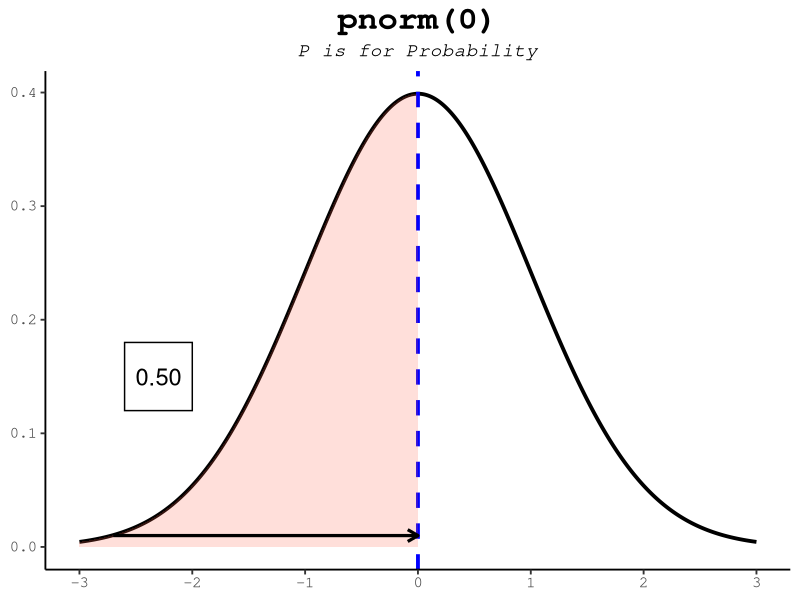
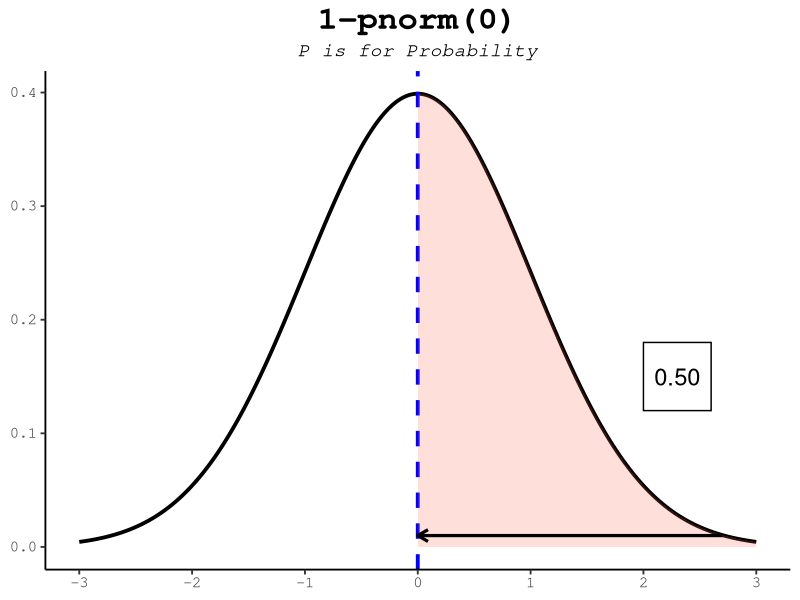
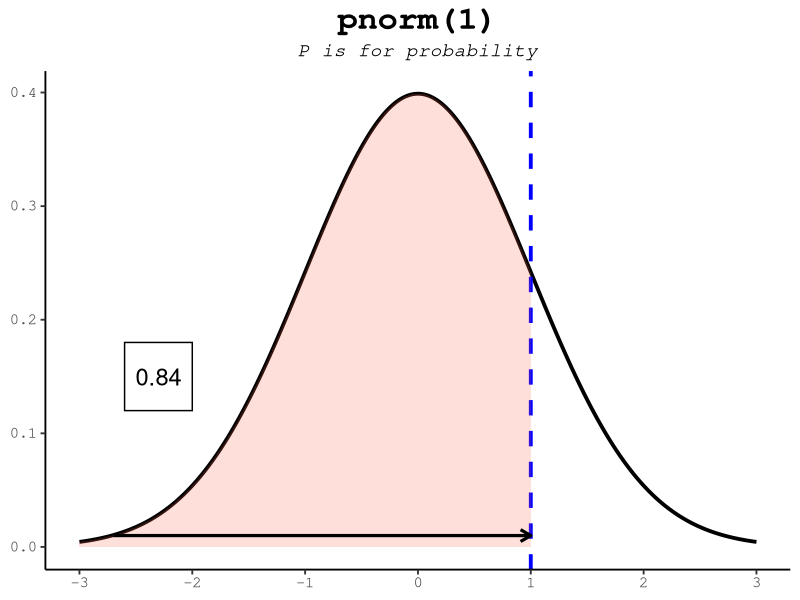
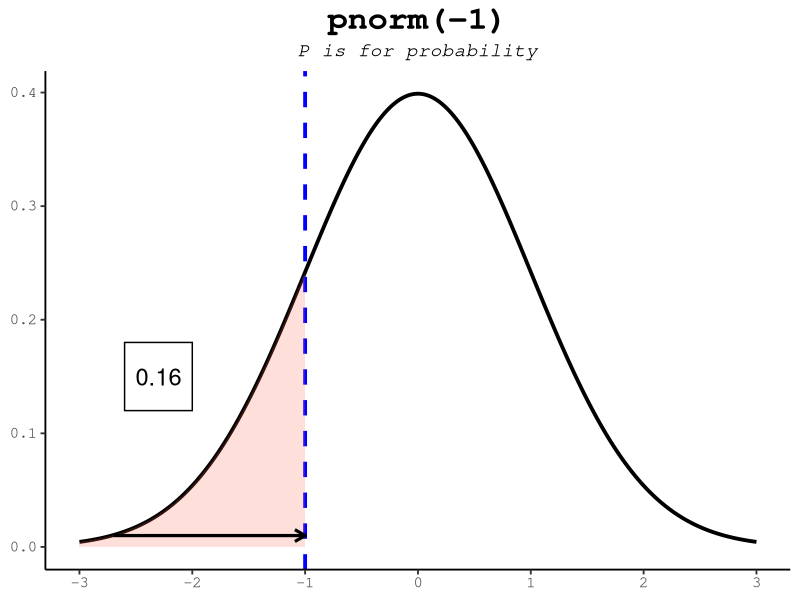
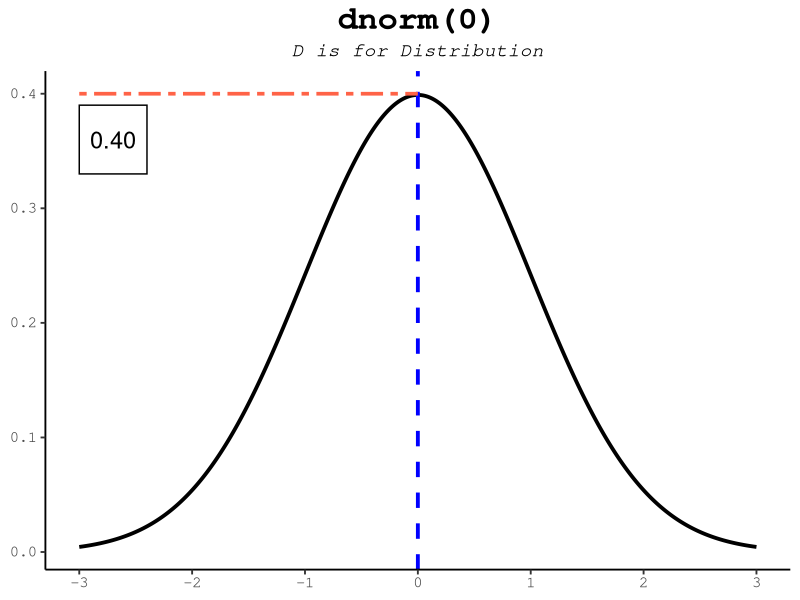
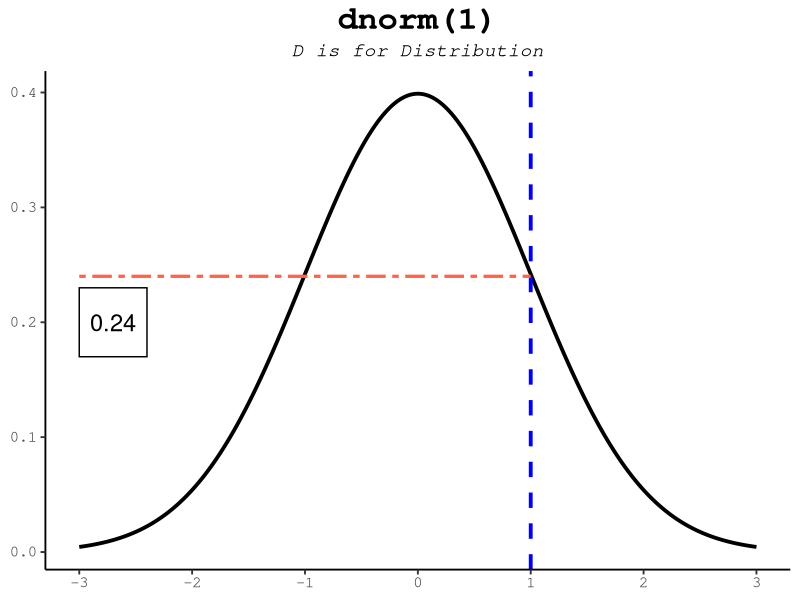
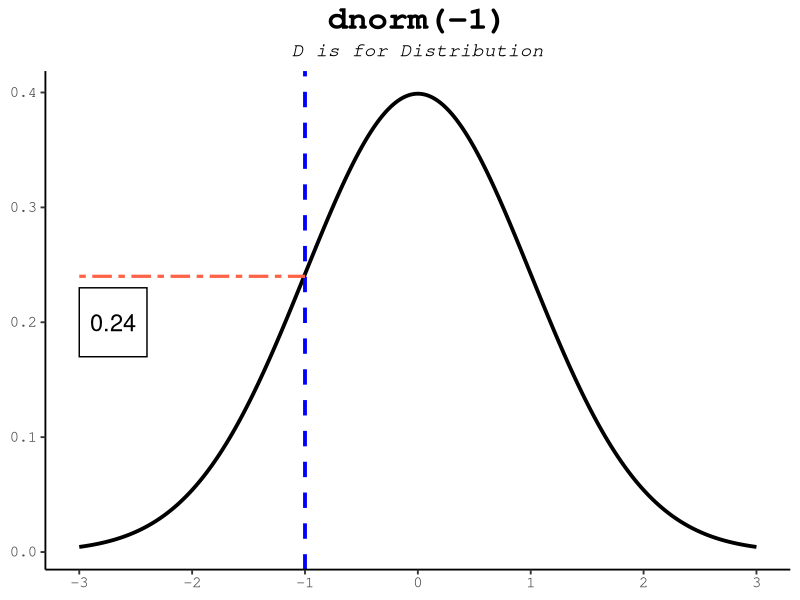
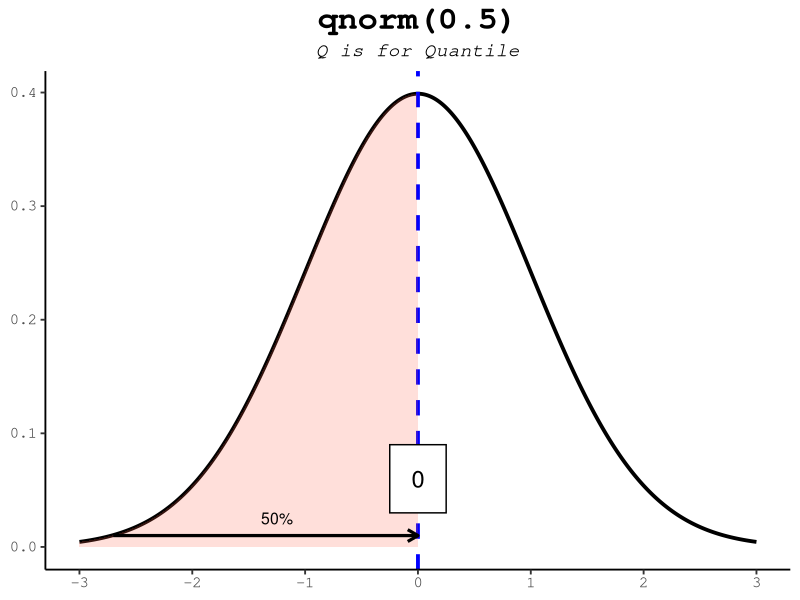

These charts were generated, in order, by the following R code:
## ---- chunk 1
knitr::opts_chunk$set(echo = TRUE, warning = FALSE, message = FALSE)
library(ggplot2)
## ---- chunk 2
# Prep the distribution data
x <- seq(-3, 3, 0.005)
y <- dnorm(x)
normal <- as.data.frame(cbind(x, y))
## ---- chunk 3
pnorm(0)    # half the distribution is below the mean
pnorm(1)    # ~84% is below one standard deviation above the mean
pnorm(-1)   # ~16% is below one standard deviation below it
## ---- chunk 4
# pnorm plot 1
# pnorm(0)
x2 <- c(x[1:600], rep(0,601))
y2 <- c(y[1:600], rep(0,601))

p <- ggplot(mapping = aes(x, y), data = normal) +
     geom_line(linewidth = 1.3) +
     geom_vline(xintercept = 0, color = "blue", linewidth = 1.3, linetype = 2) +
     scale_x_continuous(n.breaks = 7) +
     labs(title = "pnorm(0)", x = NULL, y = NULL, 
          subtitle = "P is for Probability") +
     geom_area(inherit.aes = F, mapping = aes(x=x2, y=y2), fill = "tomato", 
               alpha = 0.2) +
     annotate(geom = "rect", xmin = -2.6, xmax = -2, ymin = 0.12, ymax = 0.18,
              alpha = 1, fill = "white", color = "black") +
     annotate(geom = "text", label = "0.50", x = -2.3, y = 0.15, size = 6) +
     annotate(geom = "segment", x = -2.7, xend = 0, y = 0.01, yend = 0.01, 
              size = 1.1, arrow = arrow(length = unit(3, "mm"))) +
     theme_classic(base_size = 14, base_family = "Courier") +
     theme(plot.title = element_text(size = 24, face = "bold", hjust = 0.5)) +
     theme(plot.subtitle = element_text(face = "italic", hjust = 0.5))
## ---- chunk 5
# pnorm plot 1.2
# 1-pnorm(0)
x9 <- c(rep(0,600), x[601:1201])
y9 <- c(rep(0,600), y[601:1201])

p1 <- ggplot(mapping = aes(x, y), data = normal) +
     geom_line(linewidth = 1.3) +
     geom_vline(xintercept = 0, color = "blue", size = 1.3, linetype = 2) +
     scale_x_continuous(n.breaks = 7) +
     labs(title = "1-pnorm(0)", x = NULL, y = NULL, 
          subtitle = "P is for Probability") +
     geom_area(inherit.aes = F, mapping = aes(x=x9, y=y9), fill = "tomato", 
               alpha = 0.2) +
     annotate(geom = "rect", xmin = 2.6, xmax = 2, ymin = 0.12, ymax = 0.18,
              alpha = 1, fill = "white", color = "black") +
     annotate(geom = "text", label = "0.50", x = 2.3, y = 0.15, size = 6) +
     annotate(geom = "segment", x = 2.7, xend = 0, y = 0.01, yend = 0.01, 
              size = 1.1, arrow = arrow(length = unit(3, "mm"))) +
     theme_classic(base_size = 14, base_family = "Courier") +
     theme(plot.title = element_text(size = 24, face = "bold", hjust = 0.5)) +
     theme(plot.subtitle = element_text(face = "italic", hjust = 0.5))
## ---- chunk 6
# pnorm plot 2
# pnorm(1)
x3 <- c(x[1:801], rep(1,400))
y3 <- c(y[1:801], rep(0,400))

p2 <- ggplot(mapping = aes(x, y), data = normal) +
     geom_line(size = 1.3) +
     geom_vline(xintercept = 1, color = "blue", size = 1.3, linetype = 2) +
     scale_x_continuous(n.breaks = 7) +
     labs(title = "pnorm(1)", subtitle = "P is for probability", 
          x = NULL, y = NULL) +
     geom_area(inherit.aes = F, mapping = aes(x=x3, y=y3), fill = "tomato", 
               alpha = 0.2) +
     annotate(geom = "rect", xmin = -2.6, xmax = -2, ymin = 0.12, ymax = 0.18,
              alpha = 1, fill = "white", color = "black") +
     annotate(geom = "text", label = "0.84", x = -2.3, y = 0.15, size = 6) +
     annotate(geom = "segment", x = -2.7, xend = 1, y = 0.01, yend = 0.01, 
              size = 1.1, arrow = arrow(length = unit(3, "mm"))) +
     theme_classic(base_size = 14, base_family = "Courier") +
     theme(plot.title = element_text(size = 24, face = "bold", hjust = 0.5)) +
     theme(plot.subtitle = element_text(face = "italic", hjust = 0.5))
## ---- chunk 7
# pnorm plot 3
# pnorm(-1)
x4 <- c(x[1:401], rep(-1,800))
y4 <- c(y[1:401], rep(0,800))

p3 <- ggplot(mapping = aes(x, y), data = normal) +
     geom_line(size = 1.3) +
     geom_vline(xintercept = -1, color = "blue", size = 1.3, linetype = 2) +
     scale_x_continuous(n.breaks = 7) +
     labs(title = "pnorm(-1)", subtitle = "P is for probability", 
          x = NULL, y = NULL) +
     geom_area(inherit.aes = F, mapping = aes(x=x4, y=y4), fill = "tomato", 
               alpha = 0.2) +
     annotate(geom = "rect", xmin = -2.6, xmax = -2, ymin = 0.12, ymax = 0.18,
              alpha = 1, fill = "white", color = "black") +
     annotate(geom = "text", label = "0.16", x = -2.3, y = 0.15, size = 6) +
     annotate(geom = "segment", x = -2.7, xend = -1, y = 0.01, yend = 0.01, 
              size = 1.1, arrow = arrow(length = unit(3, "mm"))) +
     theme_classic(base_size = 14, base_family = "Courier") +
     theme(plot.title = element_text(size = 24, face = "bold", hjust = 0.5)) +
     theme(plot.subtitle = element_text(face = "italic", hjust = 0.5))
## ---- chunk 8
#| label: fig-pnorm
#| fig-cap: "The pnorm function takes a quantile (value on the x-axis) and returns the area under the curve to the left of that value."

print(p)
print(p1)
print(p2)
print(p3)
## ---- chunk 9
pnorm(1, lower.tail = FALSE)   # area to the RIGHT of 1
1 - pnorm(1)                   # exactly the same thing
## ---- chunk 10
dnorm(0)    # the peak of the standard normal
dnorm(1)    # lower, one SD out...
dnorm(-1)   # ...and the same height on the other side, by symmetry
## ---- chunk 11
# dnorm plot 1
# dnorm(0)

d1 <- ggplot(mapping = aes(x, y), data = normal) +
     geom_line(size = 1.3) +
     geom_vline(xintercept = 0, color = "blue", size = 1.3, linetype = 2) +
     scale_x_continuous(n.breaks = 7) +
     labs(title = "dnorm(0)", subtitle = "D is for Distribution", 
          x = NULL, y = NULL) +
     annotate(geom = "rect", xmin = -3, xmax = -2.4, ymin = 0.33, ymax = 0.39,
              alpha = 1, fill = "white", color = "black") +
     annotate(geom = "text", label = "0.40", x = -2.7, y = 0.36, size = 6) +
     annotate(geom = "segment", y = 0.4, yend = 0.4, x = -3, xend = 0, 
              color = "tomato", size = 1.25, linetype = 6) +
     theme_classic(base_size = 14, base_family = "Courier") +
     theme(plot.title = element_text(size = 24, face = "bold", hjust = 0.5)) +
     theme(plot.subtitle = element_text(face = "italic", hjust = 0.5))
## ---- chunk 12
# dnorm plot 2
# dnorm(1)

d2 <- ggplot(mapping = aes(x, y), data = normal) +
     geom_line(size = 1.3) +
     geom_vline(xintercept = 1, color = "blue", size = 1.3, linetype = 2) +
     scale_x_continuous(n.breaks = 7) +
     labs(title = "dnorm(1)", subtitle = "D is for Distribution", 
          x = NULL, y = NULL) +
     annotate(geom = "rect", xmin = -3, xmax = -2.4, ymin = 0.17, ymax = 0.23,
              alpha = 1, fill = "white", color = "black") +
     annotate(geom = "text", label = "0.24", x = -2.7, y = 0.2, size = 6) +
     annotate(geom = "segment", y = 0.24, yend = 0.24, x = -3, xend = 1, 
              color = "tomato", size = 1.1, linetype = 6) +
     theme_classic(base_size = 14, base_family = "Courier") +
     theme(plot.title = element_text(size = 24, face = "bold", hjust = 0.5),
           plot.subtitle = element_text(face = "italic", hjust = 0.5))
## ---- chunk 13
# dnorm plot 3
# dnorm(-1)

d3 <- ggplot(mapping = aes(x, y), data = normal) +
     geom_line(size = 1.3) +
     geom_vline(xintercept = -1, color = "blue", size = 1.3, linetype = 2) +
     scale_x_continuous(n.breaks = 7) +
     labs(title = "dnorm(-1)", subtitle = "D is for Distribution", 
          x = NULL, y = NULL) +
     annotate(geom = "rect", xmin = -3, xmax = -2.4, ymin = 0.17, ymax = 0.23,
              alpha = 1, fill = "white", color = "black") +
     annotate(geom = "text", label = "0.24", x = -2.7, y = 0.2, size = 6) +
     annotate(geom = "segment", y = 0.24, yend = 0.24, x = -3, xend = -1, 
              color = "tomato", size = 1.1, linetype = 6) +
     theme_classic(base_size = 14, base_family = "Courier") +
     theme(plot.title = element_text(size = 24, face = "bold", hjust = 0.5),
           plot.subtitle = element_text(face = "italic", hjust = 0.5))
## ---- chunk 14
#| label: fig-dnorm
#| fig-cap: "The `dnorm` function returns the height of the normal distribution at a given point."

print(d1)
print(d2)
print(d3)
## ---- chunk 15
qnorm(0.5)     # the median: half the area lies to its left
qnorm(0.25)    # the first quartile
qnorm(0.975)   # the value cutting off the top 2.5% — the famous 1.96
## ---- chunk 16
# qnorm plot 1
# qnorm(0.5)

q1 <- ggplot(mapping = aes(x, y), data = normal) +
     geom_line(size = 1.3) +
     geom_vline(xintercept = 0, color = "blue", size = 1.3, linetype = 2) +
     scale_x_continuous(n.breaks = 7) +
     labs(title = "qnorm(0.5)", x = NULL, y = NULL, 
          subtitle = "Q is for Quantile") +
     geom_area(inherit.aes = F, mapping = aes(x=x2, y=y2), fill = "tomato", 
               alpha = 0.2) +
     annotate(geom = "rect", xmin = -0.25, xmax = 0.25, ymin = 0.03, ymax = 0.09,
              alpha = 1, fill = "white", color = "black") +
     annotate(geom = "text", label = "0", x = 0, y = 0.06, size = 6) +
     annotate(geom = "segment", x = -2.7, xend = 0, y = 0.01, yend = 0.01, 
              size = 1.1, arrow = arrow(length = unit(3, "mm"))) +
     annotate(geom = "text", label = "50%", x = -1.25, y = 0.025, size = 4) +
     theme_classic(base_size = 14, base_family = "Courier") +
     theme(plot.title = element_text(size = 24, face = "bold", hjust = 0.5)) +
     theme(plot.subtitle = element_text(face = "italic", hjust = 0.5))
## ---- chunk 17
# qnorm plot 2
# qnorm(0.25)
x5 <- c(x[1:466], rep(-0.6745,735))
y5 <- c(y[1:466], rep(0,735))

q2 <- ggplot(mapping = aes(x, y), data = normal) +
     geom_line(size = 1.3) +
     geom_vline(xintercept = -0.6745, color = "blue", size = 1.3, linetype = 2) +
     scale_x_continuous(n.breaks = 7) +
     labs(title = "qnorm(0.25)", x = NULL, y = NULL, 
          subtitle = "Q is for Quantile") +
     geom_area(inherit.aes = F, mapping = aes(x=x5, y=y5), fill = "tomato", 
               alpha = 0.2) +
     annotate(geom = "rect", xmin = -0.3, xmax = 0.3, ymin = 0.03, ymax = 0.09,
              alpha = 1, fill = "white", color = "black") +
     annotate(geom = "text", label = "-0.67", x = 0, y = 0.06, size = 5) +
     annotate(geom = "segment", x = -2.7, xend = -0.6745, y = 0.01, yend = 0.01, 
              size = 1.1, arrow = arrow(length = unit(3, "mm"))) +
     annotate(geom = "text", label = "25%", x = -1.65, y = 0.025, size = 4) +
     theme_classic(base_size = 14, base_family = "Courier") +
     theme(plot.title = element_text(size = 24, face = "bold", hjust = 0.5)) +
     theme(plot.subtitle = element_text(face = "italic", hjust = 0.5))
## ---- chunk 18
# qnorm plot 3
# qnorm(0.1)
x6 <- c(x[1:345], rep(-1.28,856))
y6 <- c(y[1:345], rep(0,856))

q3 <- ggplot(mapping = aes(x, y), data = normal) +
     geom_line(size = 1.3) +
     geom_vline(xintercept = -1.28, color = "blue", size = 1.3, linetype = 2) +
     scale_x_continuous(n.breaks = 7) +
     labs(title = "qnorm(0.1)", x = NULL, y = NULL, 
          subtitle = "Q is for Quantile") +
     geom_area(inherit.aes = F, mapping = aes(x=x6, y=y6), fill = "tomato", 
               alpha = 0.2) +
     annotate(geom = "rect", xmin = -0.3, xmax = 0.3, ymin = 0.03, ymax = 0.09,
              alpha = 1, fill = "white", color = "black") +
     annotate(geom = "text", label = "-1.28", x = 0, y = 0.06, size = 5) +
     annotate(geom = "segment", x = -2.7, xend = -1.28, y = 0.01, yend = 0.01, 
              size = 1.1, arrow = arrow(length = unit(3, "mm"))) +
     annotate(geom = "text", label = "10%", x = -1.85, y = 0.025, size = 4) +
     theme_classic(base_size = 14, base_family = "Courier") +
     theme(plot.title = element_text(size = 24, face = "bold", hjust = 0.5)) +
     theme(plot.subtitle = element_text(face = "italic", hjust = 0.5))
## ---- chunk 19
# qnorm plot 4
# qnorm(0.75)
x7 <- c(x[1:735], rep(0.6745,466))
y7 <- c(y[1:735], rep(0,466))

q4 <- ggplot(mapping = aes(x, y), data = normal) +
     geom_line(size = 1.3) +
     geom_vline(xintercept = 0.6745, color = "blue", size = 1.3, linetype = 2) +
     scale_x_continuous(n.breaks = 7) +
     labs(title = "qnorm(0.75)", x = NULL, y = NULL, 
          subtitle = "Q is for Quantile") +
     geom_area(inherit.aes = F, mapping = aes(x=x7, y=y7), fill = "tomato", 
               alpha = 0.2) +
     annotate(geom = "rect", xmin = -0.3, xmax = 0.3, ymin = 0.03, ymax = 0.09,
              alpha = 1, fill = "white", color = "black") +
     annotate(geom = "text", label = "0.67", x = 0, y = 0.06, size = 5) +
     annotate(geom = "segment", x = -2.7, xend = 0.6745, y = 0.01, yend = 0.01, 
              size = 1.1, arrow = arrow(length = unit(3, "mm"))) +
     annotate(geom = "text", label = "75%", x = -.95, y = 0.025, size = 4) +
     theme_classic(base_size = 14, base_family = "Courier") +
     theme(plot.title = element_text(size = 24, face = "bold", hjust = 0.5)) +
     theme(plot.subtitle = element_text(face = "italic", hjust = 0.5))
## ---- chunk 20
# qnorm plot 5
# qnorm(0.9)
x8 <- c(x[1:856], rep(1.28,345))
y8 <- c(y[1:856], rep(0,345))

q5 <- ggplot(mapping = aes(x, y), data = normal) +
     geom_line(size = 1.3) +
     geom_vline(xintercept = 1.28, color = "blue", size = 1.3, linetype = 2) +
     scale_x_continuous(n.breaks = 7) +
     labs(title = "qnorm(0.9)", x = NULL, y = NULL, 
          subtitle = "Q is for Quantile") +
     geom_area(inherit.aes = F, mapping = aes(x=x8, y=y8), fill = "tomato", 
               alpha = 0.2) +
     annotate(geom = "rect", xmin = -0.3, xmax = 0.3, ymin = 0.03, ymax = 0.09,
              alpha = 1, fill = "white", color = "black") +
     annotate(geom = "text", label = "1.28", x = 0, y = 0.06, size = 5) +
     annotate(geom = "segment", x = -2.7, xend = 1.28, y = 0.01, yend = 0.01, 
              size = 1.1, arrow = arrow(length = unit(3, "mm"))) +
     annotate(geom = "text", label = "90%", x = 0.8, y = 0.025, 
              size = 4) +
     theme_classic(base_size = 14, base_family = "Courier") +
     theme(plot.title = element_text(size = 24, face = "bold", hjust = 0.5)) +
     theme(plot.subtitle = element_text(face = "italic", hjust = 0.5))
## ---- chunk 21
#| label: fig-qnorm
#| fig-cap: "The qnorm function is the inverse of the pnorm function in that it takes a probability and gives the quantile." 

print(q1)
print(q2)
print(q3)
print(q4)
print(q5)
## ---- chunk 22
rnorm(5)
## ---- chunk 23
set.seed(42)
rnorm(5)
## ---- chunk 24
rnorm(5, mean = 100, sd = 15)   # e.g. five simulated IQ scores
## ---- chunk 25
# rnorm plot
# rnorm(5)

r1 <- ggplot(mapping = aes(x, y), data = normal) +
     geom_line(size = 1.3) +
     scale_x_continuous(n.breaks = 7) +
     labs(title = "rnorm(n=5)", subtitle = "R is for Random generation", 
          x = NULL, y = NULL, caption = "Output: c(-1.8, -0.8, 0.1, 0.45, 1.1)") +
     annotate(geom = "segment", y = 0, yend = 0.4, x = 1.1, xend = 1.1,
              color = "blue", linetype = 2) +
     annotate(geom = "segment", y = 0, yend = 0.4, x = 0.45, xend = 0.45,
              color = "blue", linetype = 2) +
     annotate(geom = "segment", y = 0, yend = 0.4, x = -0.8, xend = -0.8,
              color = "blue", linetype = 2) +
     annotate(geom = "segment", y = 0, yend = 0.4, x = 0.1, xend = 0.1,
              color = "blue", linetype = 2) +
     annotate(geom = "segment", y = 0, yend = 0.4, x = -1.8, xend = -1.8,
              color = "blue", linetype = 2) +
     theme_classic(base_size = 14, base_family = "Courier") +
     theme(plot.title = element_text(size = 24, face = "bold", hjust = 0.5)) +
     theme(plot.subtitle = element_text(face = "italic", hjust = 0.5)) +
     theme(plot.caption = element_text(face = "bold", size = 14, hjust = 0.5))
## ---- chunk 26
#| label: fig-rnorm
#| fig-cap: "The rnorm function takes a number of samples and returns a vector of random numbers from the normal distribution (with mean=0, sd=1 as defaults)"
print(r1)
## ---- chunk 27
pnorm(115, mean = 100, sd = 15) - pnorm(85, mean = 100, sd = 15)
## ---- chunk 28
   qnorm(0.9, mean = 100, sd = 15)
## ---- chunk 29
   1 - pnorm(130, mean = 100, sd = 15)
   # or, equivalently:
   pnorm(130, mean = 100, sd = 15, lower.tail = FALSE)
## ---- chunk 30
   pnorm(70, mean = 100, sd = 15)
## ---- chunk 31
   set.seed(1)
   scores <- rnorm(30, mean = 100, sd = 15)
   sum(scores > 115)
